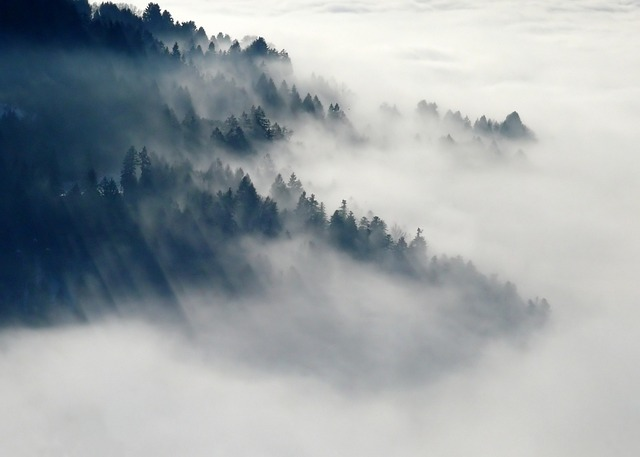
%> input picture P0_DPG_ECAV/niebla_640x456 (1).jpg, 640 x 457 px
$ octave p0_dpg_est.m   (GNU Octave 9; MATLAB toolbox functions it lacks are replaced by stand-ins)
%> lines starting %> are read from the running program, lines starting %| are printed output that depends on the picture
### P0_DPG_ECAV/OperacionesMatriz.m
function OperacionesMatriz(A, B)

trasA = A'
trasB = B'
inverA = inv(A)
detA = det (A)
RangoA = rank(A)
produc_matr = A*B
produc_elem = A(:,1).*B(:)
vect_fila = [A(1,:), B(1)]
vect_columna = [A(:,1), B(:)]
end

### P0_DPG_ECAV/p0_dpg_est.m
% Ejercicio1

A = [1 2 -1 3;
     2 0 2 -1;
    -1 1 1 -1;
     3 3 -1 2];

B = [ -8; 13; 8; -1];

inversa = inv(A);

Sol = inversa *B
%%

% Ejercicio2

A = [ 1 3 4;
      7 8 -4;
      0 4 2];
B = [10; 5; 9];

OperacionesMatriz(A,B)
%%
%Ejercicio3

%Pregunta el tamaño de la matriz

num = input ("Indique el tamaño de la matriz\n");
%> the answer given: 3

A = fix (10*rand(num) )
B = [];

for j = 2:2:num
    B = [B A(:,j)];
end
B
M_diagoanl = diag(A)
A_traspuesta = A';
Val_max = max (A_traspuesta)
Val_min = min (A_traspuesta)
valor_medio = mean(A_traspuesta)
Varianza = var(A_traspuesta)
%% Ejercicio 4
clear all; close all; clc;

cadena=[];
for d = 50:-1:1
    cadena = [cadena num2str(d)];

    if d >1
        cadena = [cadena, ' '];
    end
end
disp (['cadena_resultante: ', cadena]);
%% Ejercico 5
clear all; close all; clc;

A= []; %inicializamos a 0 la matriz 0
 for dimension = 1 :100
     A = rand(dimension)
     tic; %calcular tiempo de cálculo rango
        rango_matriz = rank(A);
     r(dimension) = toc; %detener tempo y obtener el tiempo transcurrido
    tic;%caclular tiempo determinante
        determinante_matriz = det(A);
    d(dimension) = toc;
 end
 A
 matriz_rangos = r';
 matriz_determinantes = d';

figure;

subplot(2,1,1);
plot (1:100, matriz_rangos, '-o','LineWidth',1.5);
title('Grafica de rangos');
xlabel('Tamaño de la matriz');
ylabel('Tiempo(seg)');
legend('Tiempo de calculo del rango');

subplot(2,1,2);
plot (1:100, matriz_determinantes, '-o','LineWidth',1.5);
title('Grafica de determinantes');
xlabel('Tamaño de la matriz');
ylabel('Tiempo(seg)');
legend('Tiempo de calculo del Determinante');
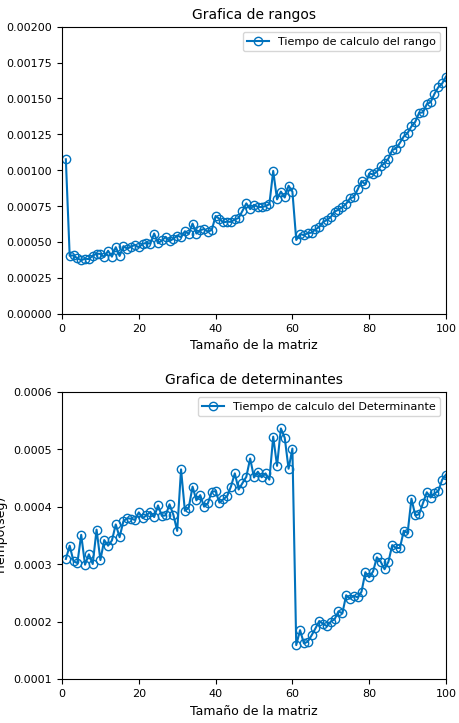
%> figure redrawn from the program's plot data, 2 panels; panel 1: curve peaks at x = 100, y = 0.00165; panel 2: curve peaks at x = 57, y = 0.000536

%% Ejercicio 6
close all;
clear all;
clc;

for i = 1 :100
matriz(:,:,i)= rand(2);

end
matriz_80 = matriz(:,:,80);
matriz_80
matriz(:,:,40) = [5 6;
                  7 8];

matriz_40 = matriz (:,:,40)
f = reshape(matriz, [1, 400]);
f

%% Ejercicio 7
close all;
clear all;
clc;

imagen = imread('niebla_640x456 (1).jpg');
%> imagen is the input picture: size 457x640x3 uint8; mean R, G, B 158.2, 165.1, 168.5
bits_pixel = numel(class(imagen));
%> bits_pixel = 5

pixel_mayor_128 = sum(imagen(:)>128);
%> pixel_mayor_128 = 633851

fprintf('Bits por pixel: %d\n', bits_pixel);
%| Bits por pixel: 5
fprintf('Número de pixeles que superan el valor de 128 %d\n', pixel_mayor_128);
%| Número de pixeles que superan el valor de 128 633851

%% Ejercicio 8
close all;
clear all;
clc;

x = linspace(-5, 5, 100);
y = linspace(-5, 5, 100);
[X, Y] = meshgrid(x,y);

Z = Y.*sin(pi*(X/5)) + 5 *cos((X^2 + Y^2)/4) + cos(X+Y) * cos(3*X - Y) + sin(X +Y)

figure;

%superficie

subplot(1, 3, 1);
surf(X,Y,Z);
xlabel('X');
ylabel('Y');
zlabel('Z');
title('Superficie');

%malla
subplot(1, 3, 2);
mesh(X,Y,Z);
xlabel('X');
ylabel('Y');
zlabel('Z');
title('Superficie con malla');

%Contorno
subplot(1, 3, 3);
contourf(X,Y,Z);
xlabel('X');
ylabel('Y');
title('Contorno');
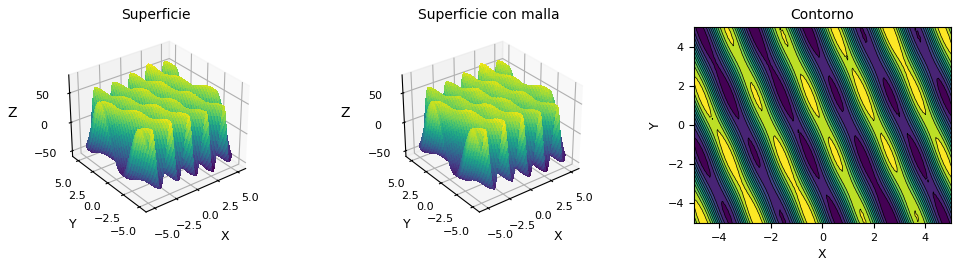
%> figure redrawn from the program's plot data, 3 panels

%% Ejercicio 9

clear all;
close all;
clc;
syms x
%> (this line was passed over: syms is not available in this run)

%> (the run ends here)
